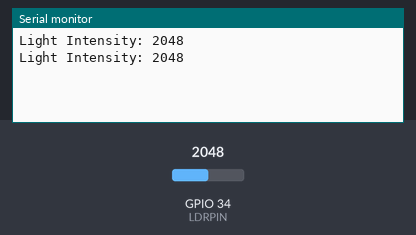
Bench run of a sketch on a simulated ESP32. Shown: the last lines printed to the serial monitor. The test bench sets the inputs (shaded band); at power-on: GPIO 34 (LDRPIN) = 2048.

Above: at 1.8 s.
1.9 s: GPIO 34 (LDRPIN) set to 2866
At 2.8 s:
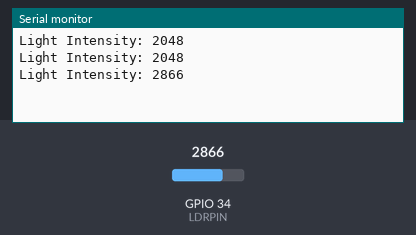
3.4 s: GPIO 34 (LDRPIN) set to 3603
At 4.8 s:
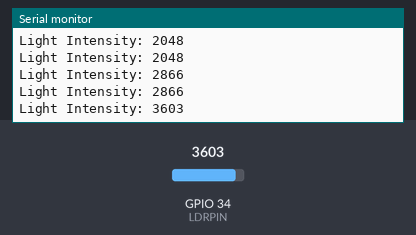
Timing chart, 0 to 6.4 s (numbered marks = the images above; inputs shaded):
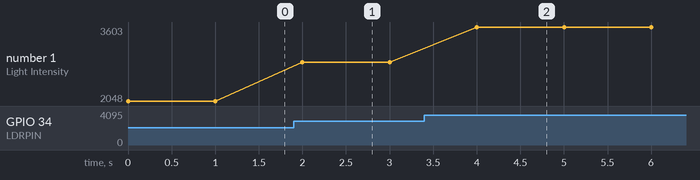

The sketch:

sketch.ino
```cpp
#define LDRPIN 34

void setup() {
  Serial.begin(115200);
}

void loop() {
  int lightValue = analogRead(LDRPIN);

  Serial.print("Light Intensity: ");
  Serial.println(lightValue);

  delay(1000);
}
```

Measured:
- after the input at 1.9 s, the serial monitor: prints a new line after 0.10 s (image 1)
- after the input at 3.4 s, the serial monitor: prints a new line after 0.60 s (image 2)
- plotted number 1: 2048 → 2866 after the input at 1.9 s, 2866 → 3603 after the input at 3.4 s
